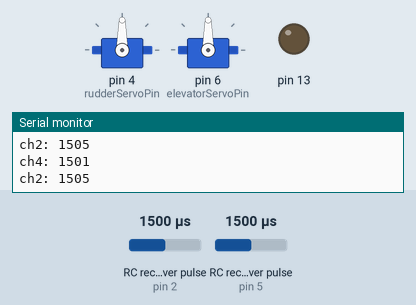
Simulated run of this sketch. Board: Arduino Uno, built with avr-gcc and run on an emulated ATmega328P. On the bench: 2 × servo, output pins drawn as LEDs (lit = HIGH), the last lines printed to the serial monitor. Wiring (inferred from the names in the program): 2 × RC receiver channel: data pin 2 / data pin 5. The test bench sets the inputs (shaded band); at power-on: RC receiver pulse (sensors on pin 2, pin 5) 1500 µs.

Above: at 9.4 s.
9.5 s: RC receiver pulse (sensor on pin 2) set to 1020 µs
At 10.6 s:
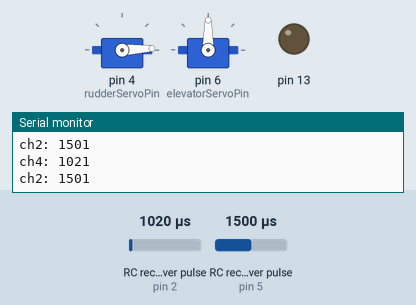
11.0 s: RC receiver pulse (sensor on pin 5) set to 1020 µs
At 12.2 s:
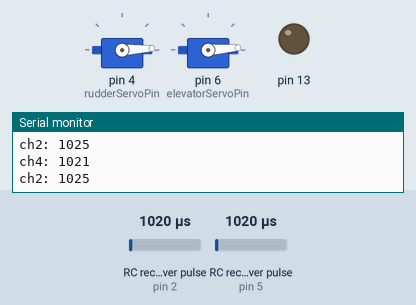
12.5 s: RC receiver pulse (sensor on pin 2) set to 1250 µs
At 13.7 s:
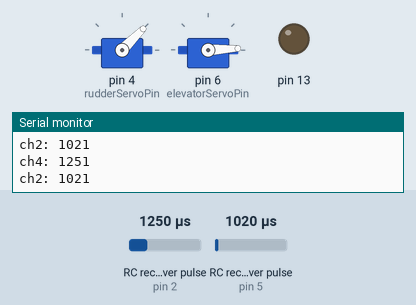
14.0 s: RC receiver pulse (sensor on pin 5) set to 1250 µs
At 14.6 s:
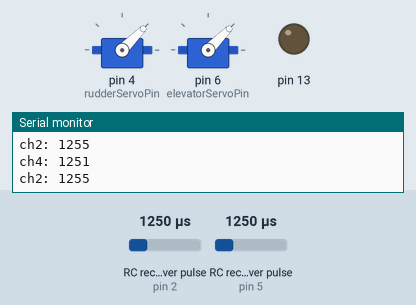
15.5 s: RC receiver pulse (sensor on pin 2) set to 1500 µs
At 16.4 s:
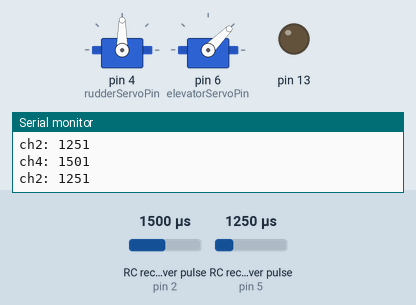
17.0 s: RC receiver pulse (sensor on pin 5) set to 1750 µs
At 18.1 s:
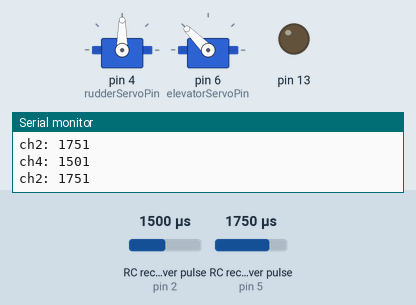
Timing chart, 0 to 19.5 s (numbered marks = the images above; inputs shaded):
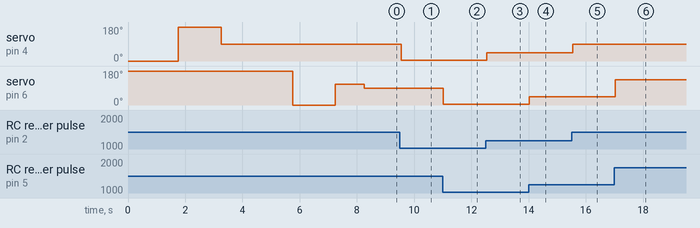

Measured:
- after the input at 9.5 s, servo on pin 4 (rudderServoPin): 90° → 3° at once
- after the input at 11.0 s, servo on pin 6 (elevatorServoPin): 90° → 4° at once
- after the input at 12.5 s, servo on pin 4 (rudderServoPin): 3° → 45° at once; servo on pin 6 (elevatorServoPin): 4° → 3° at once
- after the input at 14.0 s, servo on pin 6 (elevatorServoPin): 3° → 45° at once
- after the input at 15.5 s, servo on pin 4 (rudderServoPin): 45° → 90° at once
- after the input at 17.0 s, servo on pin 6 (elevatorServoPin): 45° → 135° at once

The sketch:

servo_tester.ino
```cpp
//Created 12-12-24 to try to interface arduino with FS-iA6b reciever

#include <Servo.h>  // Include the Servo library


int ch4Pin = 2;  //pin plugged into ch4Pin on reciever. Default: 1492. Leftmost: 993 rightmost:1984.  rudder
int ch2Pin = 5;  //elevator
int rudderServoPin = 4;
int elevatorServoPin = 6;

Servo rudderServo;
Servo elevatorServo;

void setup() {

  Serial.begin(9600);
  Serial.println("INIT...");
  pinMode(13, OUTPUT);
  pinMode(ch4Pin, INPUT);
  pinMode(ch2Pin, INPUT);

  delay(250);


  Serial.println("RUDDER TEST...");
  rudderServo.attach(rudderServoPin);

  rudderServo.write(0);
  delay(1500);
  rudderServo.write(180);
  delay(1500);
  rudderServo.write(90);
  delay(500);

  Serial.println("RUDDER TEST COMPLETE...");

  delay(500);

  Serial.println("ELEVATOR TEST...");
  elevatorServo.attach(elevatorServoPin);

  elevatorServo.write(180);
  delay(1500);
  elevatorServo.write(0);
  delay(1500);
  elevatorServo.write(110);
  delay(500);

  Serial.println("ELEVATOR TEST COMPLETE...");


  Serial.println("INIT COMPLETE...");
  delay(500);
}

void loop() {
  long ch4PWM = pulseIn(ch4Pin, HIGH);
  Serial.print("ch4: ");
  Serial.println(ch4PWM);

  int rudderPosition = map(ch4PWM, 1000, 2000, 0, 180);
  rudderServo.write(rudderPosition);

  long ch2PWM = pulseIn(ch2Pin, HIGH);
  Serial.print("ch2: ");
  Serial.println(ch2PWM);
  int elevatorPosition = map(ch2PWM, 1000, 2000, 0, 180);
  elevatorServo.write(elevatorPosition);


  delay(20);
}
```
